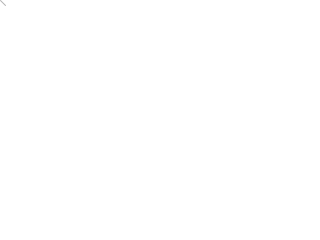
Frame 1 (no input)
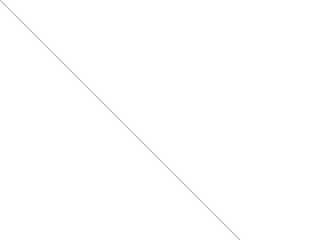
Frame 60 (the mouse pressed at the canvas centre just before this capture)
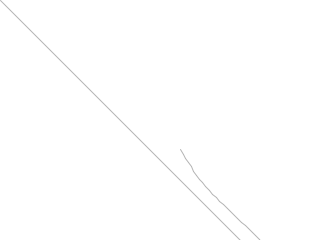
Frame 120 (the mouse held since frame 60 and released just before this capture)

The Processing sketch that drew these frames (run headless with seeded random() and noise(); from frame 60 on, the mouse is pressed at the canvas centre):

// Processing sketch: processing_123073
// ── processing_123073.pde

Snail snail = new Snail(new PVector(mouseX, mouseY));

void setup()
{
  size(320, 240);
  background(255);
  strokeWeight(1);
  stroke (180);
}
void draw()
{
  PVector mouse = new PVector(random(height+30), mouseY);
  snail.move(mouse);
  snail.display();
  
}
class Snail
{
  PVector previousPosition;
  PVector position;
  PVector velocity;
  Snail(PVector startingPosition)
  {
    position = startingPosition;
    velocity = new PVector(5, 5);
  }
  
  void display()
  {
    line(previousPosition.x, previousPosition.y, position.x, position.y);
  }
  
  void move(PVector point)
  {
    previousPosition = position.get();
    if(mousePressed)
    {
      PVector v = PVector.sub(point, position);
      v.normalize();
      v.mult(.5);
      
      velocity.add(v);
      velocity.limit(5);
      
    } 
    position.add(velocity);
  }
}
